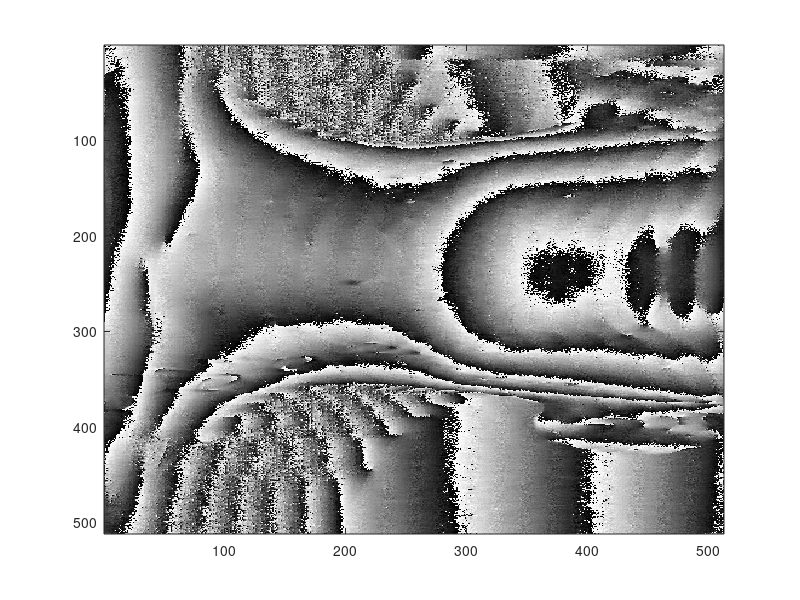

MATLAB code to generate this figure: (Note: this script raises an error after producing the figure.)
clear; close all
%This Matlab program calls a 2D Phase unwrapper written in C language
%The wrapped phase image is floating point data type. 
%Also, the unwrapped phase image is floating data type.

%read the wrapped phase image from a file. 
image_width = 512;
image_height = 512;
fid = fopen('wrapped phase map float 512X512.dat');
WrappedPhase = fread(fid, image_width * image_height, 'float');
fclose(fid);
WrappedPhase = reshape(WrappedPhase, image_width, image_height);
figure(1)
colormap(gray(256))
imagesc(WrappedPhase);

%call the 2D phase unwrapper from C language
%To compile the C code: in Matlab Command Window type
         %mex Miguel_2D_unwrapper.cpp
%The wrapped phase should have the single (float in C) data type
WrappedPhase = single(WrappedPhase);
UnwrappedPhase = Miguel_2D_unwrapper(WrappedPhase);
figure(2)
colormap(gray(256))
imagesc(UnwrappedPhase);
